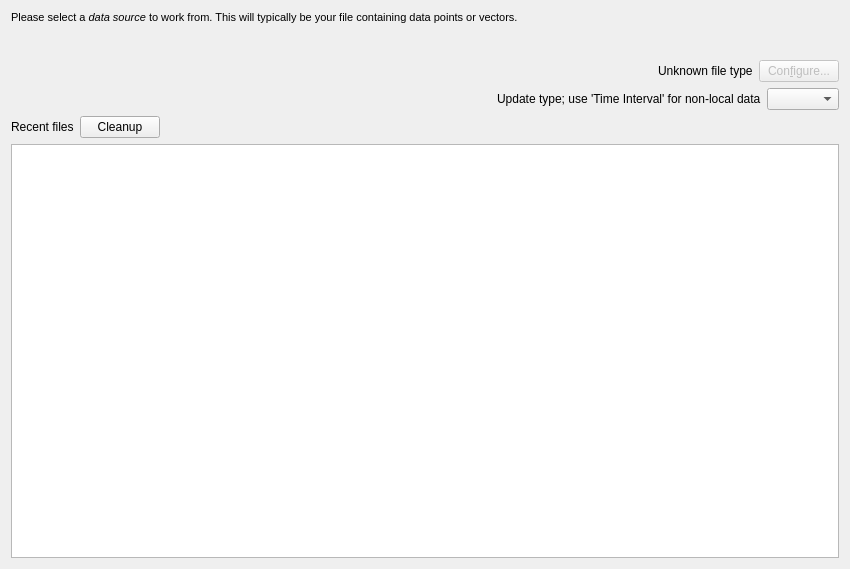
<?xml version="1.0" encoding="UTF-8"?>
<ui version="4.0">
 <class>DataWizardPageDataSource</class>
 <widget class="QWizardPage" name="DataWizardPageDataSource">
  <property name="geometry">
   <rect>
    <x>0</x>
    <y>0</y>
    <width>850</width>
    <height>569</height>
   </rect>
  </property>
  <property name="minimumSize">
   <size>
    <width>660</width>
    <height>350</height>
   </size>
  </property>
  <layout class="QVBoxLayout" name="verticalLayout_2">
   <item>
    <widget class="QLabel" name="textLabel2">
     <property name="sizePolicy">
      <sizepolicy hsizetype="Preferred" vsizetype="Preferred">
       <horstretch>0</horstretch>
       <verstretch>0</verstretch>
      </sizepolicy>
     </property>
     <property name="text">
      <string>&lt;!DOCTYPE HTML PUBLIC &quot;-//W3C//DTD HTML 4.0//EN&quot; &quot;http://www.w3.org/TR/REC-html40/strict.dtd&quot;&gt;
&lt;html&gt;&lt;head&gt;&lt;meta name=&quot;qrichtext&quot; content=&quot;1&quot; /&gt;&lt;style type=&quot;text/css&quot;&gt;
p, li { white-space: pre-wrap; }
&lt;/style&gt;&lt;/head&gt;&lt;body style=&quot; font-family:'MS Shell Dlg 2'; font-size:8.25pt; font-weight:400; font-style:normal;&quot;&gt;
&lt;p style=&quot; margin-top:12px; margin-bottom:12px; margin-left:0px; margin-right:0px; -qt-block-indent:0; text-indent:0px;&quot;&gt;&lt;span style=&quot; font-size:8pt;&quot;&gt;Please select a &lt;/span&gt;&lt;span style=&quot; font-size:8pt; font-style:italic;&quot;&gt;data source&lt;/span&gt;&lt;span style=&quot; font-size:8pt;&quot;&gt; to work from. This will typically be your file containing data points or vectors.&lt;/span&gt;&lt;/p&gt;&lt;/body&gt;&lt;/html&gt;</string>
     </property>
     <property name="alignment">
      <set>Qt::AlignTop</set>
     </property>
     <property name="wordWrap">
      <bool>true</bool>
     </property>
    </widget>
   </item>
   <item>
    <layout class="QVBoxLayout" name="verticalLayout">
     <item>
      <widget class="Kst::DataSourceSelector" name="_url" native="true">
       <property name="sizePolicy">
        <sizepolicy hsizetype="Preferred" vsizetype="Fixed">
         <horstretch>0</horstretch>
         <verstretch>0</verstretch>
        </sizepolicy>
       </property>
       <property name="minimumSize">
        <size>
         <width>30</width>
         <height>24</height>
        </size>
       </property>
      </widget>
     </item>
     <item>
      <layout class="QHBoxLayout" name="horizontalLayout">
       <item>
        <spacer name="horizontalSpacer">
         <property name="orientation">
          <enum>Qt::Horizontal</enum>
         </property>
         <property name="sizeHint" stdset="0">
          <size>
           <width>40</width>
           <height>20</height>
          </size>
         </property>
        </spacer>
       </item>
       <item>
        <widget class="QLabel" name="_fileType">
         <property name="sizePolicy">
          <sizepolicy hsizetype="Fixed" vsizetype="Fixed">
           <horstretch>10</horstretch>
           <verstretch>0</verstretch>
          </sizepolicy>
         </property>
         <property name="text">
          <string>Unknown file type</string>
         </property>
         <property name="wordWrap">
          <bool>false</bool>
         </property>
        </widget>
       </item>
       <item>
        <widget class="QPushButton" name="_configureSource">
         <property name="enabled">
          <bool>false</bool>
         </property>
         <property name="sizePolicy">
          <sizepolicy hsizetype="Minimum" vsizetype="Minimum">
           <horstretch>0</horstretch>
           <verstretch>0</verstretch>
          </sizepolicy>
         </property>
         <property name="text">
          <string>Con&amp;figure...</string>
         </property>
        </widget>
       </item>
      </layout>
     </item>
     <item>
      <layout class="QHBoxLayout" name="horizontalLayout_2">
       <item>
        <spacer name="horizontalSpacer_2">
         <property name="orientation">
          <enum>Qt::Horizontal</enum>
         </property>
         <property name="sizeHint" stdset="0">
          <size>
           <width>40</width>
           <height>20</height>
          </size>
         </property>
        </spacer>
       </item>
       <item>
        <widget class="QLabel" name="_fileType_2">
         <property name="sizePolicy">
          <sizepolicy hsizetype="Fixed" vsizetype="Fixed">
           <horstretch>10</horstretch>
           <verstretch>0</verstretch>
          </sizepolicy>
         </property>
         <property name="text">
          <string>Update type; use 'Time Interval' for non-local data</string>
         </property>
         <property name="wordWrap">
          <bool>false</bool>
         </property>
        </widget>
       </item>
       <item>
        <widget class="QComboBox" name="_updateBox">
         <property name="minimumSize">
          <size>
           <width>0</width>
           <height>0</height>
          </size>
         </property>
        </widget>
       </item>
      </layout>
     </item>
    </layout>
   </item>
   <item>
    <layout class="QHBoxLayout" name="horizontalLayout_3">
     <item>
      <widget class="QLabel" name="label">
       <property name="sizePolicy">
        <sizepolicy hsizetype="Fixed" vsizetype="Preferred">
         <horstretch>0</horstretch>
         <verstretch>0</verstretch>
        </sizepolicy>
       </property>
       <property name="text">
        <string>Recent files</string>
       </property>
      </widget>
     </item>
     <item>
      <widget class="QPushButton" name="_cleanupRecentFiles">
       <property name="sizePolicy">
        <sizepolicy hsizetype="Fixed" vsizetype="Fixed">
         <horstretch>0</horstretch>
         <verstretch>0</verstretch>
        </sizepolicy>
       </property>
       <property name="toolTip">
        <string>Cleanup nonexistent files</string>
       </property>
       <property name="text">
        <string>Cleanup</string>
       </property>
      </widget>
     </item>
     <item>
      <spacer name="horizontalSpacer_3">
       <property name="orientation">
        <enum>Qt::Horizontal</enum>
       </property>
       <property name="sizeHint" stdset="0">
        <size>
         <width>40</width>
         <height>20</height>
        </size>
       </property>
      </spacer>
     </item>
    </layout>
   </item>
   <item>
    <widget class="QListWidget" name="_recentFiles">
     <property name="editTriggers">
      <set>QAbstractItemView::NoEditTriggers</set>
     </property>
    </widget>
   </item>
  </layout>
 </widget>
 <layoutdefault spacing="6" margin="11"/>
 <customwidgets>
  <customwidget>
   <class>Kst::DataSourceSelector</class>
   <extends>QWidget</extends>
   <header>datasourceselector.h</header>
  </customwidget>
 </customwidgets>
 <resources/>
 <connections/>
</ui>
